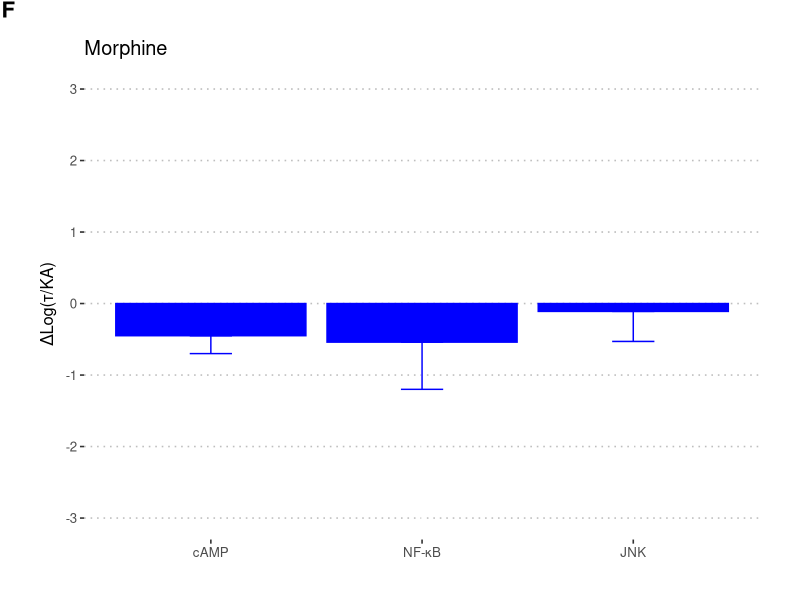
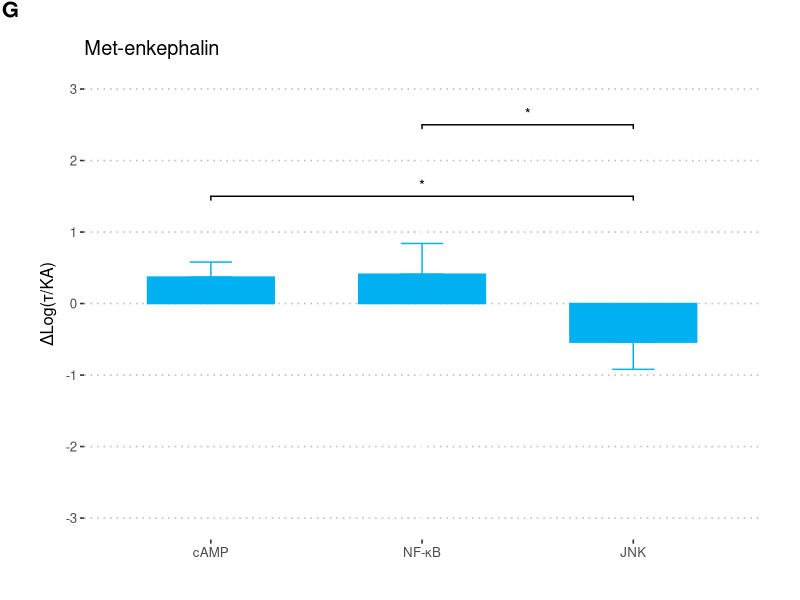
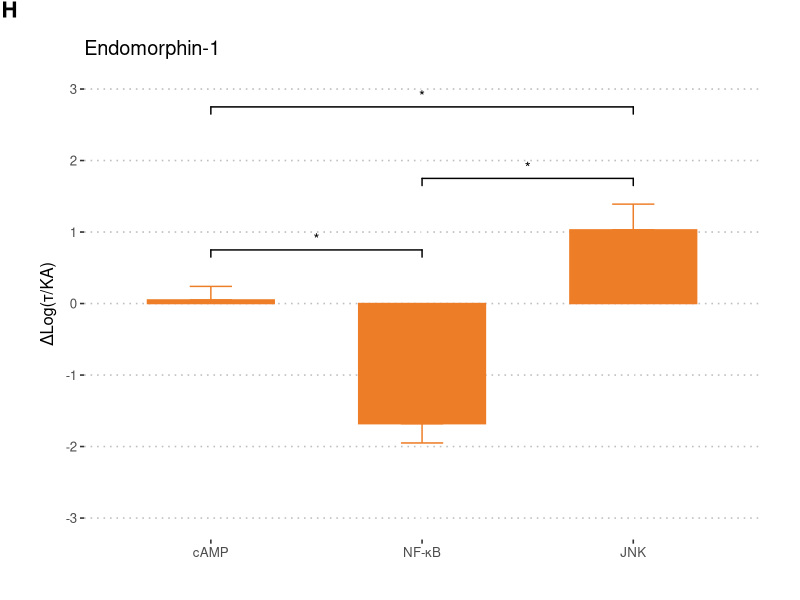
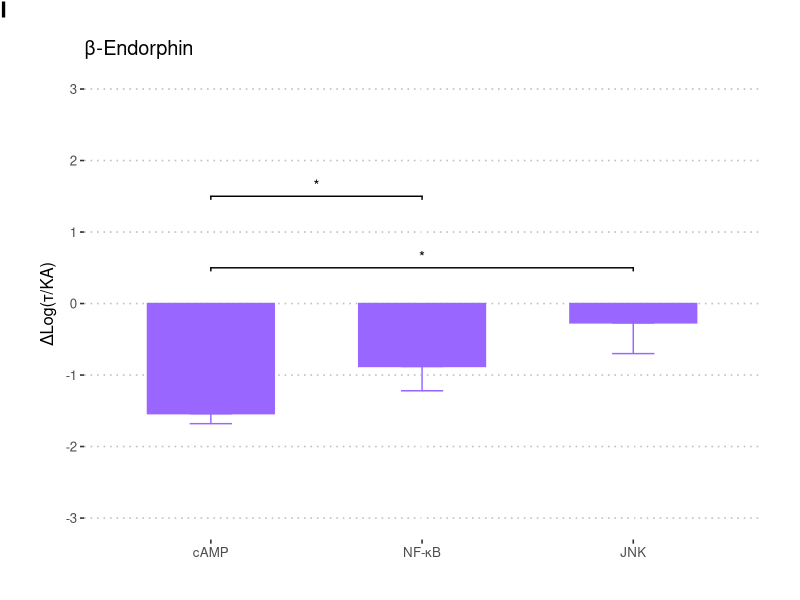
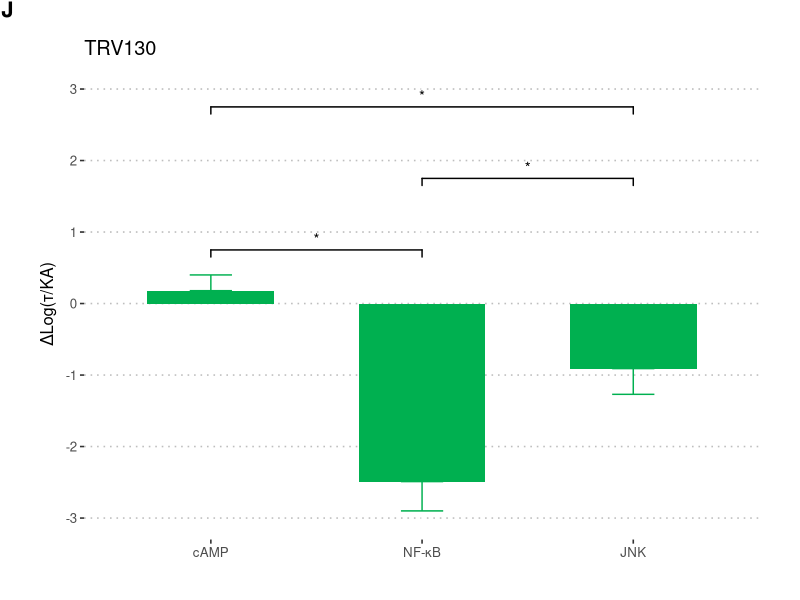
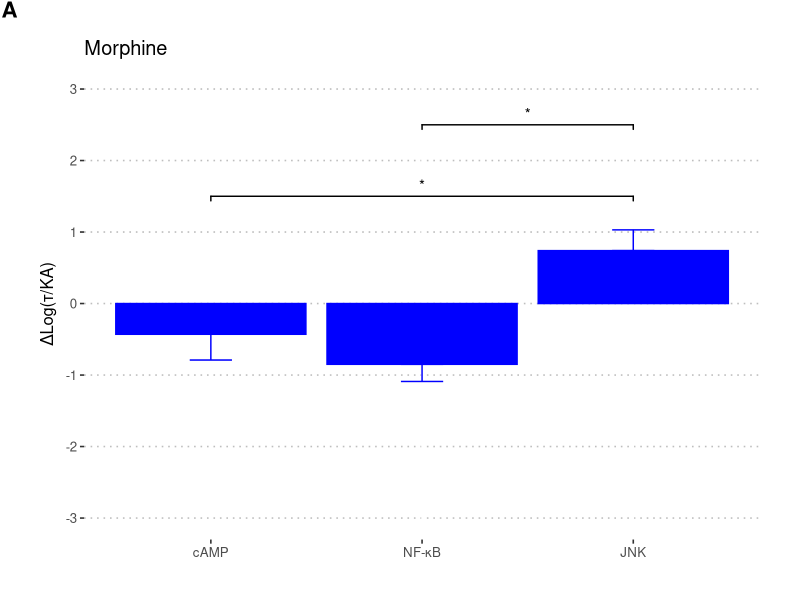
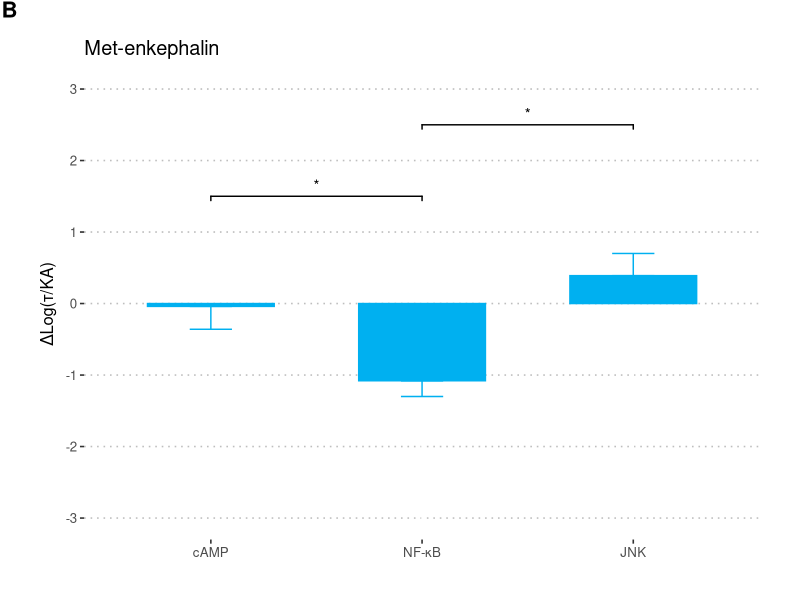
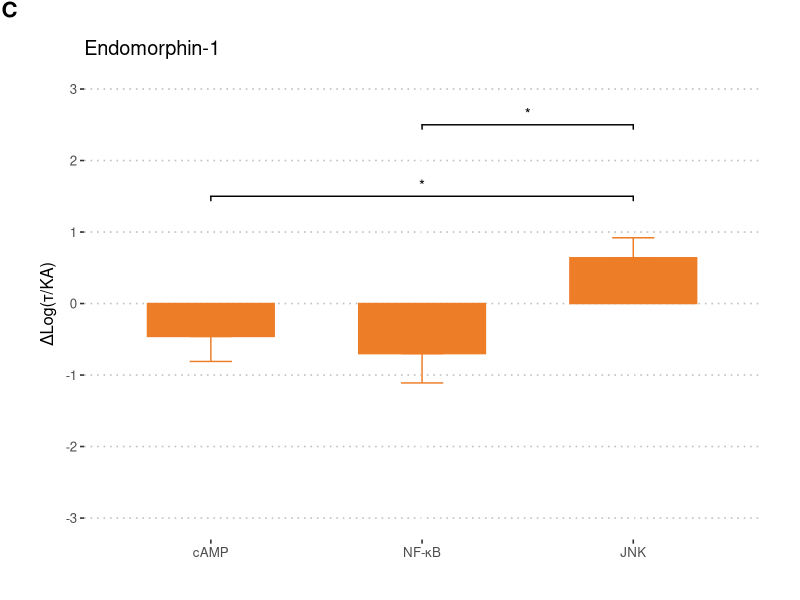

Here is the R script that generated these plots, in order:
# Barplots of ΔlogKa
library(tidyverse)
library(ggpubr)
library(forcats)
library(ggsignif)

# Import deltalog data
df <- as.data.frame(read.csv(file = "data/deltalogka.csv", header = TRUE, sep = ","))

# columns
cols <- c("Morphine", "Met.enkephalin", "endomorphin.1", "b.endorphin", "TRV130")

# Filter data fram by only human data
humandf <- dplyr::filter(df, grepl("Human", X))
humandf$X <- factor(humandf$X, levels = humandf$X)

# Filter data fram by only monkey data
mmdf <- dplyr::filter(df, grepl("Monkey", X))
mmdf$X <- factor(mmdf$X, levels = mmdf$X)

# Monkey Morphine Plot
mmmor <- ggplot(mmdf, aes(x = mmdf$X, y = Morphine)) +
  geom_errorbar(aes(ymin = Morphine, ymax = Morphine-Morphine.SEM), width = .2, color = "#0000ff", position = position_dodge(.9)) +
  geom_bar(position = position_dodge(), stat = "identity", fill = "#0000ff", colour="#0000ff") +
  scale_x_discrete(labels = c(
    "Monkey cAMP" = "cAMP",
    "Monkey NFkB" = "NF-κB",
    "Monkey JNK" = "JNK"
  )) +
  theme(
    panel.grid.major = element_blank(), panel.grid.minor = element_blank(),
    panel.background = element_blank()
  ) + ggtitle("Morphine") +
  xlab(NULL) + ylab("ΔLog(τ/KA)") + theme_pubclean() +
  scale_y_continuous(breaks=c(-3,-2, -1, 0, 1, 2, 3), limits=c(-3, 3)) +
  theme(plot.margin = unit(c(2,2,2,2), "lines"))

mmmor <- annotate_figure(mmmor, fig.lab = "F", fig.lab.face = "bold", fig.lab.size = 16)


ggsave("figures/monkey_morphine.tiff", device = "tiff")

# Monkey Metenkephalin Plot
mmmet<- ggplot(mmdf, aes(x = fct_inorder(mmdf$X), y = mmdf$Met.enkephalin)) +
  geom_signif(annotations = c(formatC("*"),formatC("*")), y_position = c(1.5, 2.5), xmin=c(1, 2), xmax=c(3, 3)) +
  geom_bar(position = position_dodge(.01), width = 0.6, stat = "identity", fill = "#00b0f0", colour="#00b0f0") +
  geom_errorbar(data=mmdf[mmdf$Met.enkephalin > 0,], inherit.aes = F, aes(x= mmdf[mmdf$Met.enkephalin > 0,]$X, ymin = mmdf[mmdf$Met.enkephalin > 0,]$Met.enkephalin, ymax = mmdf[mmdf$Met.enkephalin > 0,]$Met.enkephalin+mmdf[mmdf$Met.enkephalin > 0,]$Met.enkephalin.SEM), width = .2, color = "#00b0f0", position = position_dodge(.9)) +
  geom_errorbar(data=mmdf[mmdf$Met.enkephalin < 0,], inherit.aes = F, aes(x= mmdf[mmdf$Met.enkephalin < 0,]$X, ymin = mmdf[mmdf$Met.enkephalin < 0,]$Met.enkephalin, ymax = mmdf[mmdf$Met.enkephalin < 0,]$Met.enkephalin-mmdf[mmdf$Met.enkephalin < 0,]$Met.enkephalin.SEM), width = .2, color = "#00b0f0", position = position_dodge(.9)) +
  scale_x_discrete(labels = c(
    "Monkey cAMP" = "cAMP",
    "Monkey NFkB" = "NF-κB",
    "Monkey JNK" = "JNK"
  )) +
  theme(
    panel.grid.major = element_blank(), panel.grid.minor = element_blank(),
    panel.background = element_blank()
  ) + ggtitle("Met-enkephalin") +
  xlab(NULL) + ylab("ΔLog(τ/KA)") + theme_pubclean() +
  scale_y_continuous(breaks=c(-3,-2, -1, 0, 1, 2, 3), limits=c(-3, 3)) +
  theme(plot.margin = unit(c(2,2,2,2), "lines"))
mmmet<- annotate_figure(mmmet, fig.lab = "G", fig.lab.face = "bold", fig.lab.size = 16)

ggsave("figures/monkey_metenkephalin.tiff", device = "tiff")

# Monkey endomorphin.1 Plot
mmendo <- ggplot(mmdf, aes(x = fct_inorder(mmdf$X), y = mmdf$endomorphin.1)) +
  geom_signif(annotations = c(formatC("*"),formatC("*"), formatC("*")), y_position = c(2.75, .75, 1.75), xmin=c(1, 1, 2), xmax=c(3, 2, 3)) +
  geom_bar(position = position_dodge(.01), width = 0.6, stat = "identity", fill = "#ed7d27", colour="#ed7d27") +
  geom_errorbar(data=mmdf[mmdf$endomorphin.1 > 0,], inherit.aes = F, aes(x = mmdf[mmdf$endomorphin.1 > 0,]$X, ymin = mmdf[mmdf$endomorphin.1 > 0,]$endomorphin.1, ymax = mmdf[mmdf$endomorphin.1 > 0,]$endomorphin.1 + mmdf[mmdf$endomorphin.1 > 0,]$endomorphin.1.SEM), width = .2, color = "#ed7d27", position = position_dodge(.9)) +
  geom_errorbar(data=mmdf[mmdf$endomorphin.1 < 0,], inherit.aes = F, aes(x = mmdf[mmdf$endomorphin.1 < 0,]$X, ymin = mmdf[mmdf$endomorphin.1 < 0,]$endomorphin.1, ymax = mmdf[mmdf$endomorphin.1 < 0,]$endomorphin.1 - mmdf[mmdf$endomorphin.1 < 0,]$endomorphin.1.SEM), width = .2, color = "#ed7d27", position = position_dodge(.9)) +
  scale_x_discrete(labels = c(
    "Monkey cAMP" = "cAMP",
    "Monkey NFkB" = "NF-κB",
    "Monkey JNK" = "JNK"
  )) +
  theme(
    panel.grid.major = element_blank(), panel.grid.minor = element_blank(),
    panel.background = element_blank()
  ) + ggtitle("Endomorphin-1") +
  xlab(NULL) + ylab("ΔLog(τ/KA)") + theme_pubclean() +
  scale_y_continuous(breaks=c(-3,-2, -1, 0, 1, 2, 3), limits=c(-3, 3)) +
  theme(plot.margin = unit(c(2,2,2,2), "lines"))
mmendo <- annotate_figure(mmendo, fig.lab = "H", fig.lab.face = "bold", fig.lab.size = 16)

ggsave("figures/monkey_endomorphin1.tiff", device = "tiff")

# Monkey beta-Endorphin Plot
mmbe <- ggplot(mmdf, aes(x = fct_inorder(mmdf$X), y = mmdf$b.endorphin)) +
  geom_signif(annotations = c(formatC("*"),formatC("*")), y_position = c(.5, 1.5), xmin=c(1, 1), xmax=c(3, 2)) +
  geom_bar(position = position_dodge(.01), width = 0.6, stat = "identity", fill = "#9966ff", colour="#9966ff") +
  geom_errorbar(data=mmdf[mmdf$b.endorphin > 0,], inherit.aes = F, aes(x = mmdf[mmdf$b.endorphin > 0,]$X, ymin = mmdf[mmdf$b.endorphin > 0,]$b.endorphin, ymax = mmdf[mmdf$b.endorphin > 0,]$b.endorphin + mmdf[mmdf$b.endorphin > 0,]$b.endorphin.SEM), width = .2, color = "#9966ff", position = position_dodge(.9)) +
  geom_errorbar(data=mmdf[mmdf$b.endorphin < 0,], inherit.aes = F, aes(x = mmdf[mmdf$b.endorphin < 0,]$X, ymin = mmdf[mmdf$b.endorphin < 0,]$b.endorphin, ymax = mmdf[mmdf$b.endorphin < 0,]$b.endorphin - mmdf[mmdf$b.endorphin < 0,]$b.endorphin.SEM), width = .2, color = "#9966ff", position = position_dodge(.9)) +
  scale_x_discrete(labels = c(
    "Monkey cAMP" = "cAMP",
    "Monkey NFkB" = "NF-κB",
    "Monkey JNK" = "JNK"
  )) +
  theme(
    panel.grid.major = element_blank(), panel.grid.minor = element_blank(),
    panel.background = element_blank()
  ) + ggtitle("β-Endorphin") +
  xlab(NULL) + ylab("ΔLog(τ/KA)") + theme_pubclean() +
  scale_y_continuous(breaks=c(-3,-2, -1, 0, 1, 2, 3), limits=c(-3, 3)) +
  theme(plot.margin = unit(c(2,2,2,2), "lines"))
mmbe <- annotate_figure(mmbe, fig.lab = "I", fig.lab.face = "bold", fig.lab.size = 16)

ggsave("figures/monkey_betaendorphin.tiff", device = "tiff")

# Monkey TRV130 Plot
mmtrv <- ggplot(mmdf, aes(fct_inorder(mmdf$X), y = TRV130)) +
  geom_signif(annotations = c(formatC("*"),formatC("*"), formatC("*")), y_position = c(2.75, .75, 1.75), xmin=c(1, 1, 2), xmax=c(3, 2, 3)) +
  geom_bar(position = position_dodge(.01), width = 0.6, stat = "identity", fill = "#00b050") +
  geom_errorbar(data=mmdf[mmdf$TRV130 > 0,], inherit.aes = F, aes(x= mmdf[mmdf$TRV130 > 0,]$X, ymin = mmdf[mmdf$TRV130 > 0,]$TRV130, ymax = mmdf[mmdf$TRV130 > 0,]$TRV130 + mmdf[mmdf$TRV130 > 0,]$TRV130.SEM), width = .2, color = "#00b050", position = position_dodge(.9)) +
  geom_errorbar(data=mmdf[mmdf$TRV130 < 0,], inherit.aes = F, aes(x= mmdf[mmdf$TRV130 < 0,]$X, ymin = mmdf[mmdf$TRV130 < 0,]$TRV130, ymax = mmdf[mmdf$TRV130 < 0,]$TRV130 - mmdf[mmdf$TRV130 < 0,]$TRV130.SEM), width = .2, color = "#00b050", position = position_dodge(.9)) +
  scale_x_discrete(labels = c(
    "Monkey cAMP" = "cAMP",
    "Monkey NFkB" = "NF-κB",
    "Monkey JNK" = "JNK"
  )) +
  theme(
    panel.grid.major = element_blank(), panel.grid.minor = element_blank(),
    panel.background = element_blank()
  ) + ggtitle("TRV130") +
  xlab(NULL) + ylab("ΔLog(τ/KA)") + theme_pubclean() +
  scale_y_continuous(breaks=c(-3,-2, -1, 0, 1, 2, 3), limits=c(-3, 3)) +
  theme(plot.margin = unit(c(2,2,2,2), "lines"))
mmtrv <- annotate_figure(mmtrv, fig.lab = "J", fig.lab.face = "bold", fig.lab.size = 16)

ggsave("figures/monkey_trv130.tiff", device = "tiff")

###############################################################################

humanmor <- ggplot(humandf, aes(x = humandf$X, y = humandf$Morphine)) +
  geom_signif(annotations = c(formatC("*"),formatC("*")), y_position = c(1.5, 2.5), xmin=c(1, 2), xmax=c(3, 3)) +
  geom_bar(position = position_dodge(), stat = "identity", fill = "#0000ff",
           colour="#0000ff") +
  geom_errorbar(data=humandf[humandf$Morphine > 0,], inherit.aes = F, aes(x= humandf[humandf$Morphine > 0,]$X, ymin = humandf[humandf$Morphine > 0,]$Morphine, ymax = humandf[humandf$Morphine > 0,]$Morphine+humandf[humandf$Morphine > 0,]$Morphine.SEM), width = .2, color = "#0000ff", position = position_dodge(.9)) +
  geom_errorbar(data=humandf[humandf$Morphine < 0,], inherit.aes = F, aes(x= humandf[humandf$Morphine < 0,]$X, ymin = humandf[humandf$Morphine < 0,]$Morphine, ymax = humandf[humandf$Morphine < 0,]$Morphine-humandf[humandf$Morphine < 0,]$Morphine.SEM), width = .2, color = "#0000ff", position = position_dodge(.9)) +
  scale_x_discrete(labels = c(
    "Human cAMP" = "cAMP",
    "Human NFkB" = "NF-κB",
    "Human JNK" = "JNK"
  )) +
  theme(
    panel.grid.major = element_blank(), panel.grid.minor = element_blank(),
    panel.background = element_blank()
  ) + ggtitle("Morphine") +
  xlab(NULL) + ylab("ΔLog(τ/KA)") + theme_pubclean() +
  scale_y_continuous(breaks=c(-3,-2, -1, 0, 1, 2, 3), limits=c(-3, 3)) +
  theme(plot.margin = unit(c(2,2,2,2), "lines"))
humanmor <- annotate_figure(humanmor, fig.lab = "A", fig.lab.face = "bold", fig.lab.size = 16)

ggsave("figures/human_morphine.tiff", device = "tiff")

# Human Metenkephalin Plot
humanmet <- ggplot(humandf, aes(x = humandf$X, y = humandf$Met.enkephalin)) +
  geom_signif(annotations = c(formatC("*"),formatC("*")), y_position = c(1.5, 2.5), xmin=c(1, 2), xmax=c(2, 3)) +
  geom_bar(position = position_dodge(.01), width = 0.6, stat = "identity", fill = "#00b0f0", colour="#00b0f0") +
  geom_errorbar(data=humandf[humandf$Met.enkephalin > 0,], inherit.aes = F, aes(x= humandf[humandf$Met.enkephalin > 0,]$X, ymin = humandf[humandf$Met.enkephalin > 0,]$Met.enkephalin, ymax = humandf[humandf$Met.enkephalin > 0,]$Met.enkephalin+humandf[humandf$Met.enkephalin > 0,]$Met.enkephalin.SEM), width = .2, color = "#00b0f0", position = position_dodge(.9)) +
  geom_errorbar(data=humandf[humandf$Met.enkephalin < 0,], inherit.aes = F, aes(x= humandf[humandf$Met.enkephalin < 0,]$X, ymin = humandf[humandf$Met.enkephalin < 0,]$Met.enkephalin, ymax = humandf[humandf$Met.enkephalin < 0,]$Met.enkephalin-humandf[humandf$Met.enkephalin < 0,]$Met.enkephalin.SEM), width = .2, color = "#00b0f0", position = position_dodge(.9)) +
  scale_x_discrete(labels = c(
    "Human cAMP" = "cAMP",
    "Human NFkB" = "NF-κB",
    "Human JNK" = "JNK"
  )) +
  theme(
    panel.grid.major = element_blank(), panel.grid.minor = element_blank(),
    panel.background = element_blank()
  ) + ggtitle("Met-enkephalin") +
  xlab(NULL) + ylab("ΔLog(τ/KA)") + theme_pubclean() +
  scale_y_continuous(breaks=c(-3,-2, -1, 0, 1, 2, 3), limits=c(-3, 3)) +
  theme(plot.margin = unit(c(2,2,2,2), "lines"))
humanmet <- annotate_figure(humanmet, fig.lab = "B", fig.lab.face = "bold", fig.lab.size = 16)

ggsave("figures/human_metenkephalin.tiff", device = "tiff")

# Human endomorphin.1 Plot
humanendo <- ggplot(humandf, aes(x = humandf$X, y = humandf$endomorphin.1)) +
  geom_signif(annotations = c(formatC("*"),formatC("*")), y_position = c(1.5, 2.5), xmin=c(1, 2), xmax=c(3, 3)) +
  geom_bar(width = 0.6, stat = "identity", fill = "#ed7d27", colour="#ed7d27") +
  geom_errorbar(data=humandf[humandf$endomorphin.1 > 0,], inherit.aes = F, aes(x= humandf[humandf$endomorphin.1 > 0,]$X, ymin = humandf[humandf$endomorphin.1 > 0,]$endomorphin.1, ymax = humandf[humandf$endomorphin.1 > 0,]$endomorphin.1 + humandf[humandf$endomorphin.1 > 0,]$endomorphin.1.SEM), width = .2, color = "#ed7d27") +
  geom_errorbar(data=humandf[humandf$endomorphin.1 < 0,], inherit.aes = F, aes(x= humandf[humandf$endomorphin.1 < 0,]$X, ymin = humandf[humandf$endomorphin.1 < 0,]$endomorphin.1, ymax = humandf[humandf$endomorphin.1 < 0,]$endomorphin.1 - humandf[humandf$endomorphin.1 < 0,]$endomorphin.1.SEM), width = .2, color = "#ed7d27") +
  scale_x_discrete(labels = c(
    "Human cAMP" = "cAMP",
    "Human NFkB" = "NF-κB",
    "Human JNK" = "JNK"
  )) +
  theme(
    panel.grid.major = element_blank(), panel.grid.minor = element_blank(),
    panel.background = element_blank()
  ) + ggtitle("Endomorphin-1") +
  xlab(NULL) + ylab("ΔLog(τ/KA)") + theme_pubclean() +
  scale_y_continuous(breaks=c(-3,-2, -1, 0, 1, 2, 3), limits=c(-3, 3)) +
  theme(plot.margin = unit(c(2,2,2,2), "lines"))
humanendo <- annotate_figure(humanendo, fig.lab = "C", fig.lab.face = "bold", fig.lab.size = 16)

ggsave("figures/human_endomorphin1.tiff", device = "tiff")

# Human beta-Endorphin Plot
humanbe <- ggplot(humandf, aes(x = humandf$X, y = humandf$b.endorphin)) +
  geom_signif(annotations = c(formatC("*"),formatC("*"), formatC("*")), y_position = c(2.5, .5, 1.5), xmin=c(1, 1, 2), xmax=c(3, 2, 3)) +
  geom_errorbar(data=humandf[humandf$b.endorphin > 0,], inherit.aes = F, aes(x= humandf[humandf$b.endorphin > 0,]$X, ymin = humandf[humandf$b.endorphin > 0,]$b.endorphin, ymax = humandf[humandf$b.endorphin > 0,]$b.endorphin + humandf[humandf$b.endorphin > 0,]$b.endorphin.SEM), width = .2, color = "#9966ff", position = position_dodge(.9)) +
  geom_errorbar(data=humandf[humandf$b.endorphin < 0,], inherit.aes = F, aes(x= humandf[humandf$b.endorphin < 0,]$X, ymin = humandf[humandf$b.endorphin < 0,]$b.endorphin, ymax = humandf[humandf$b.endorphin < 0,]$b.endorphin - humandf[humandf$b.endorphin < 0,]$b.endorphin.SEM), width = .2, color = "#9966ff", position = position_dodge(.9)) +
  geom_bar(position = position_dodge(.01), width = 0.6, stat = "identity", fill = "#9966ff", colour="#9966ff") +
  scale_x_discrete(labels = c(
    "Human cAMP" = "cAMP",
    "Human NFkB" = "NF-κB",
    "Human JNK" = "JNK"
  )) +
  theme(
    panel.grid.major = element_blank(), panel.grid.minor = element_blank(),
    panel.background = element_blank()
  ) + ggtitle("β-Endorphin") +
  xlab(NULL) + ylab("ΔLog(τ/KA)") + theme_pubclean() +
  scale_y_continuous(breaks=c(-3,-2, -1, 0, 1, 2, 3), limits=c(-3, 3)) +
  theme(plot.margin = unit(c(2,2,2,2), "lines"))
humanbe <- annotate_figure(humanbe, fig.lab = "D", fig.lab.face = "bold", fig.lab.size = 16)

ggsave("figures/human_betaendorphin.tiff", device = "tiff")

# Human TRV130 Plot
humantrv <- ggplot(humandf, aes(x = X, y = TRV130)) +
  geom_signif(annotations = c(formatC("*"),formatC("*")), y_position = c(1.5, 2.5), xmin=c(1, 2), xmax=c(2, 3)) +
  geom_bar(position = position_dodge(.01), width = 0.6, stat = "identity", fill = "#00b050") +
  geom_errorbar(data=humandf[humandf$TRV130 > 0,], inherit.aes = F, aes(x= humandf[humandf$TRV130 > 0,]$X, ymin = humandf[humandf$TRV130 > 0,]$TRV130, ymax = humandf[humandf$TRV130 > 0,]$TRV130 + humandf[humandf$TRV130 > 0,]$TRV130.SEM), width = .2, color = "#00b050", position = position_dodge(.9)) +
  geom_errorbar(data=humandf[humandf$TRV130 < 0,], inherit.aes = F, aes(x= humandf[humandf$TRV130 < 0,]$X, ymin = humandf[humandf$TRV130 < 0,]$TRV130, ymax = humandf[humandf$TRV130 < 0,]$TRV130 - humandf[humandf$TRV130 < 0,]$TRV130.SEM), width = .2, color = "#00b050", position = position_dodge(.9)) +
  scale_x_discrete(labels = c(
    "Human cAMP" = "cAMP",
    "Human NFkB" = "NF-κB",
    "Human JNK" = "JNK"
  )) +
  theme(
    panel.grid.major = element_blank(), panel.grid.minor = element_blank(),
    panel.background = element_blank()
  ) + ggtitle("TRV130") +
  xlab(NULL) + ylab("ΔLog(τ/KA)") + theme_pubclean() +
  scale_y_continuous(breaks=c(-3,-2, -1, 0, 1, 2, 3), limits=c(-3, 3)) +
  theme(plot.margin = unit(c(2,2,2,2), "lines"))

humantrv <- annotate_figure(humantrv, fig.lab = "E", fig.lab.face = "bold", fig.lab.size = 16)

ggsave("figures/human_trv130.tiff", device = "tiff")

###############################################################################
###############################################################################
###############################################################################
###############################################################################
###############################################################################

### Arrange plots

arranged <- ggarrange(humanmor, humanmet, humanendo, humanbe, humantrv,
                      mmmor, mmmet, mmendo, mmbe, mmtrv,
                      common.legend = TRUE, ncol = 5, nrow = 2)

ggsave("figures/arranged_plots_deltalogka.tiff", width = 15, height = 7, dpi = 300, device = "tiff")
